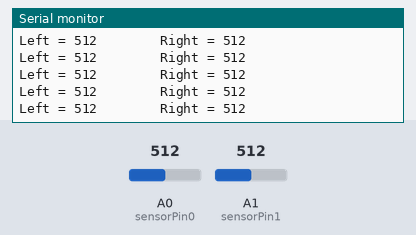
Simulated run of this sketch. Board: Arduino Uno, built with avr-gcc and run on an emulated ATmega328P. Shown: the last lines printed to the serial monitor. The test bench sets the inputs (shaded band); at power-on: A0 (sensorPin0) = 512, A1 (sensorPin1) = 512.

Above: at 1.2 s.
1.3 s: A0 (sensorPin0) set to 108
At 1.9 s:
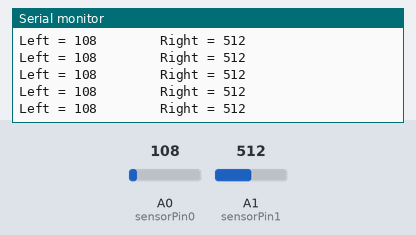
4.3 s: A0 (sensorPin0) set to 89
At 4.9 s:
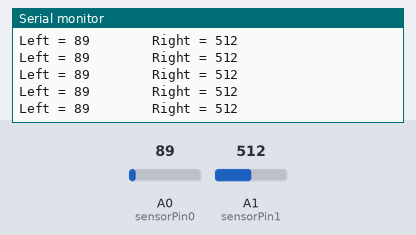
7.3 s: A1 (sensorPin1) set to 105
At 8.1 s:
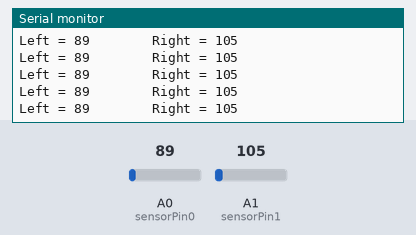
10.3 s: A1 (sensorPin1) set to 91
At 10.8 s:
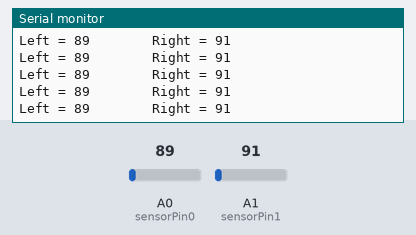
Timing chart, 0 to 13.3 s (numbered marks = the images above; inputs shaded):
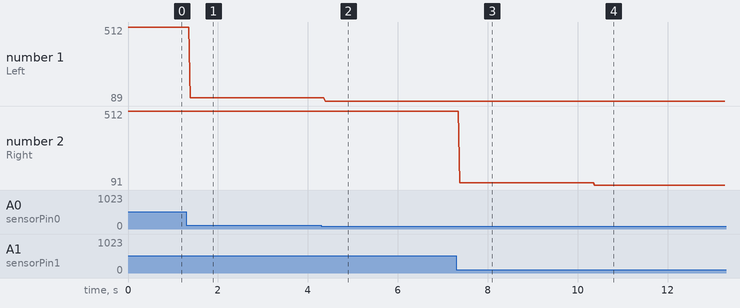

The sketch:

linesensor.ino
```cpp
int sensorPin0 = A0;  // select the input pin for the potentiometer
int sensorPin1 = A1;
int sensorValue0 = 0;  // variable to store the value coming from the sensor
int sensorValue1 = 0;
void setup() {
  Serial.begin(9600);         //Start serial and set the correct Baud Rate
}
void loop() {
  sensorValue0 = analogRead(sensorPin0);
  sensorValue1 = analogRead(sensorPin1);
  Serial.print("Left = ");
  Serial.print(sensorValue0);
  Serial.print("        Right = ");
  Serial.println(sensorValue1);
}
```

Measured:
- after the input at 1.3 s, the serial monitor: prints a new line after 0.09 s (image 1)
- after the input at 4.3 s, the serial monitor: prints a new line after 0.09 s (image 2)
- after the input at 7.3 s, the serial monitor: prints a new line after 0.08 s (image 3)
- after the input at 10.3 s, the serial monitor: prints a new line after 0.08 s (image 4)
- plotted number 1: 512 → 108 after the input at 1.3 s, 108 → 89 after the input at 4.3 s
- plotted number 2: 512 → 105 after the input at 7.3 s, 105 → 91 after the input at 10.3 s
